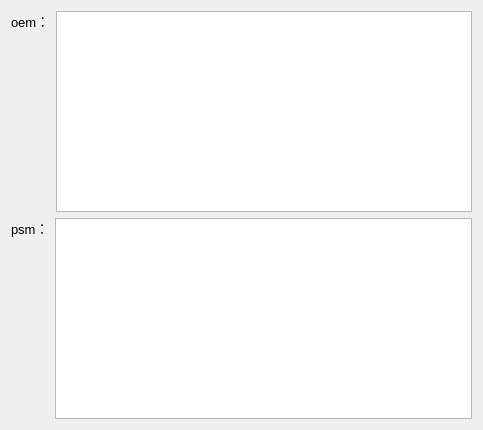
<?xml version="1.0" encoding="UTF-8"?>
<ui version="4.0">
 <class>Form</class>
 <widget class="QWidget" name="Form">
  <property name="geometry">
   <rect>
    <x>0</x>
    <y>0</y>
    <width>483</width>
    <height>430</height>
   </rect>
  </property>
  <property name="windowTitle">
   <string>Form</string>
  </property>
  <layout class="QVBoxLayout" name="verticalLayout">
   <item>
    <layout class="QHBoxLayout" name="horizontalLayout_3">
     <item>
      <widget class="QLabel" name="label">
       <property name="font">
        <font>
         <family>Arial</family>
         <pointsize>10</pointsize>
        </font>
       </property>
       <property name="text">
        <string>oem：</string>
       </property>
       <property name="alignment">
        <set>Qt::AlignLeading|Qt::AlignLeft|Qt::AlignTop</set>
       </property>
      </widget>
     </item>
     <item>
      <widget class="QListWidget" name="listOem"/>
     </item>
    </layout>
   </item>
   <item>
    <layout class="QHBoxLayout" name="horizontalLayout">
     <item>
      <widget class="QLabel" name="label_2">
       <property name="font">
        <font>
         <family>Arial</family>
         <pointsize>10</pointsize>
        </font>
       </property>
       <property name="layoutDirection">
        <enum>Qt::LeftToRight</enum>
       </property>
       <property name="text">
        <string>psm：</string>
       </property>
       <property name="alignment">
        <set>Qt::AlignLeading|Qt::AlignLeft|Qt::AlignTop</set>
       </property>
      </widget>
     </item>
     <item>
      <widget class="QListWidget" name="listPsm"/>
     </item>
    </layout>
   </item>
  </layout>
 </widget>
 <resources/>
 <connections/>
</ui>
